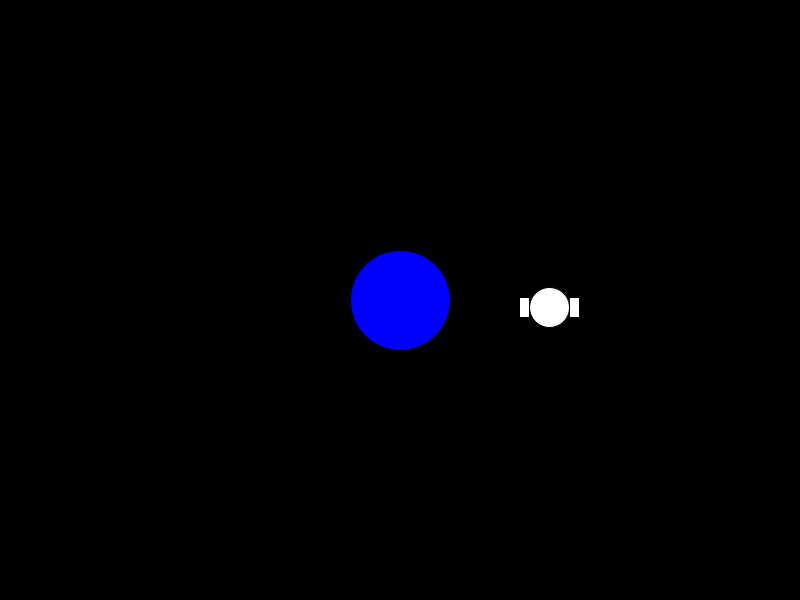
Frame 1 (no input)
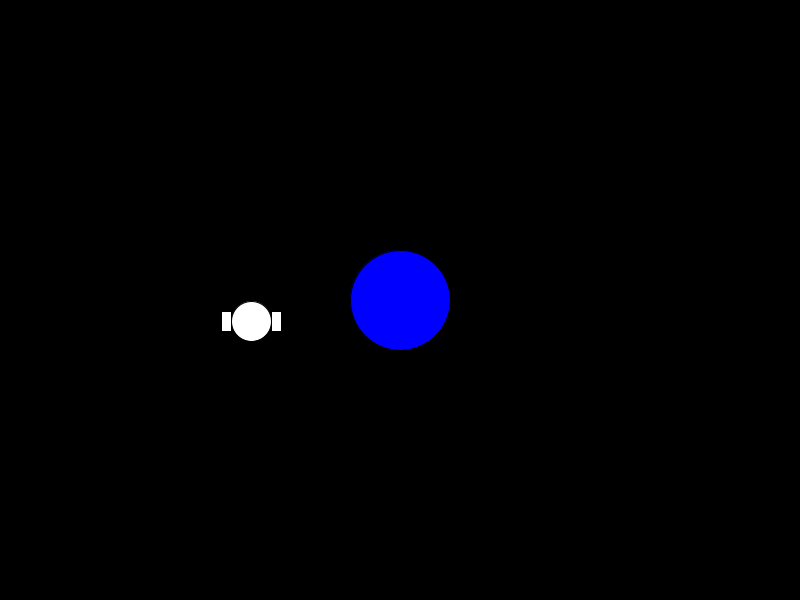
Frame 60 (the mouse pressed at the canvas centre just before this capture)
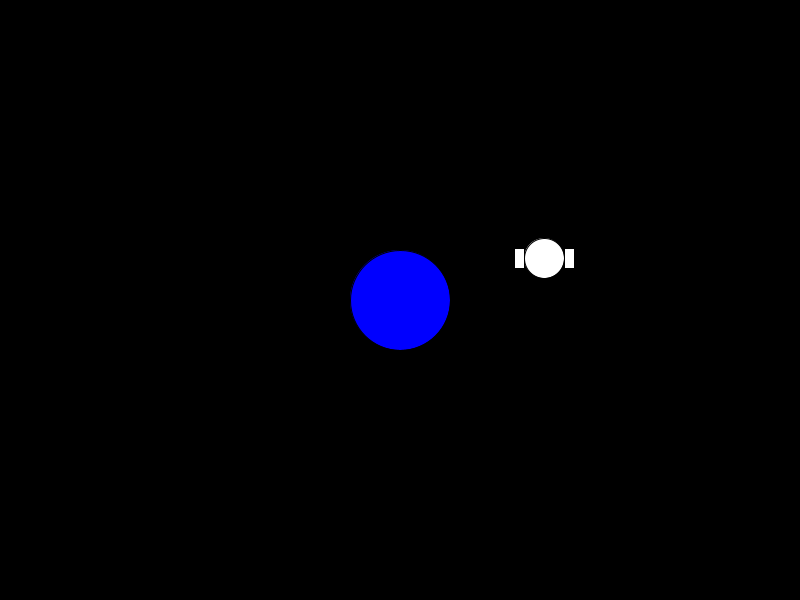
Frame 120 (the mouse held since frame 60 and released just before this capture)

The Processing sketch that drew these frames (run headless with seeded random() and noise(); from frame 60 on, the mouse is pressed at the canvas centre):

// Processing sketch: satelit
// ── satelit.pde
// Rocket class
class Rocket {
  float x, y;
  float angle;
  float speed;
  float bodyDiameter;
  float finWidth;
  float finHeight;

  Rocket(float x, float y, float angle, float speed, float bodyDiameter, float finWidth, float finHeight) {
    this.x = x;
    this.y = y;
    this.angle = angle;
    this.speed = speed;
    this.bodyDiameter = bodyDiameter;
    this.finWidth = finWidth;
    this.finHeight = finHeight;
  }

  void display() {
    // Draw body
    fill(255);
    ellipse(x, y, bodyDiameter, bodyDiameter);

    // Draw fins
    fill(255);
    rectMode(CENTER);
    rect(x - bodyDiameter/2 - finWidth/2, y, finWidth, finHeight);
    rect(x + bodyDiameter/2 + finWidth/2, y, finWidth, finHeight);
  }

  void move() {
    angle += speed;
    x = width/2 + cos(angle) * 150;
    y = height/2 + sin(angle) * 150;
  }
}

// Planet class
class Planet {
  float x, y;
  float diameter;

  Planet(float x, float y, float diameter) {
    this.x = x;
    this.y = y;
    this.diameter = diameter;
  }

  void display() {
    fill(0, 0, 255);
    ellipse(x, y, diameter, diameter);
  }
}

Rocket rocket;
Planet earth;

void setup() {
  size(800, 600);
  rocket = new Rocket(width/2, height/2, 0, 0.05, 40, 10, 20);
  earth = new Planet(width/2, height/2, 100);
}

void draw() {
  background(0);
  rocket.move();
  rocket.display();
  earth.display();
}
